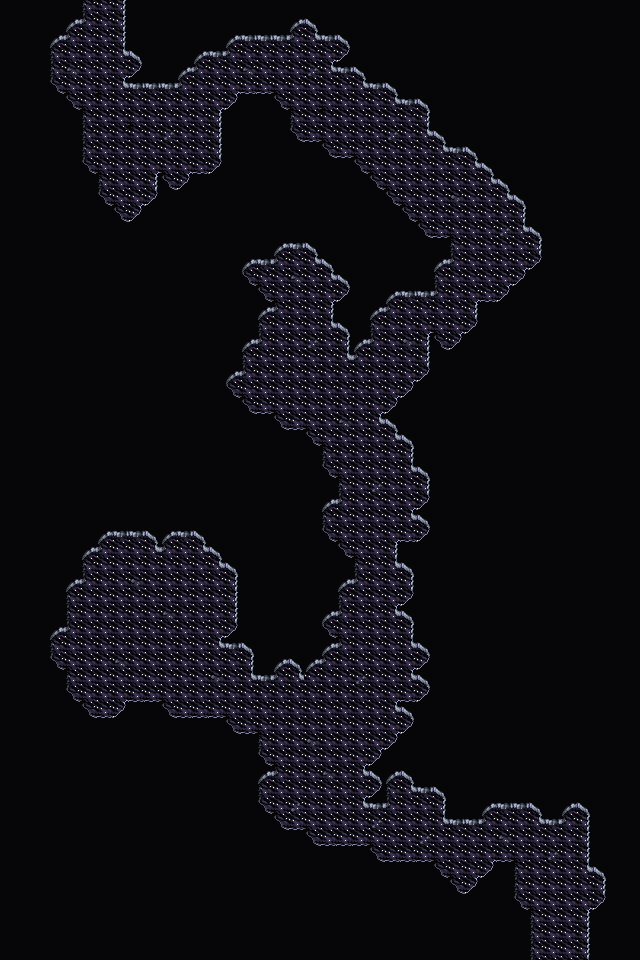

The image is a tile-based game level rendered from a .tmx file. Its description and source (layers, tilesets, objects; grid data summarised) follow:
An orthogonal 40x60 tile map with 16x16 px tiles, 4 tile layers (Collision, Background, Walls, Clutter), 2 tilesets and 16 objects.

<map version="1.10" tiledversion="1.10.1" orientation="orthogonal" renderorder="right-down" width="40" height="60" tilewidth="16" tileheight="16" infinite="0" nextlayerid="8" nextobjectid="89">
 <editorsettings>
  <export target="wastetown..tmx" format="tmx" />
 </editorsettings>
 <tileset firstgid="1" source="../../tileset/main.tsx" />
 <tileset firstgid="10113" source="../../tileset/buildings.tsx" />
 <layer id="7" name="Collision" width="40" height="60">
  <data>[2400 cells, 0 non-empty, 0 distinct tile ids]</data>
 </layer>
 <layer id="1" name="Background" width="40" height="60" tintcolor="#f87f85">
  <data>[2400 cells, 2400 non-empty, 1 distinct tile ids]</data>
 </layer>
 <layer id="2" name="Walls" width="40" height="60">
  <data>[2400 cells, 2015 non-empty, 19 distinct tile ids]</data>
 </layer>
 <layer id="3" name="Clutter" width="40" height="60">
  <properties>
   <property name="spriteLayer" type="bool" value="true" />
  </properties>
  <data>[2400 cells, 24 non-empty, 4 distinct tile ids]</data>
 </layer>
 <objectgroup id="4" name="Objects">
  <object id="70" template="../../obj/door_down.tx" x="97" y="18.5">
   <properties>
    <property name="teleport" value="../common/maps/map/demontower/portal_2B.tmx" />
    <property name="teleportObjectId" value="70" />
   </properties>
  </object>
  <object id="74" template="../../obj/door_up.tx" x="551" y="958.5">
   <properties>
    <property name="teleport" value="../common/maps/map/demontower/portal_2C.tmx" />
    <property name="teleportObjectId" value="77" />
   </properties>
  </object>
  <object id="75" template="../../obj/enemy.tx" x="146.162" y="638.511">
   <properties>
    <property name="displayNameOverride" value="Cave Horror" />
    <property name="enemy" value="Horror of Tibalt" />
    <property name="threatRange" type="int" value="50" />
   </properties>
  </object>
  <object id="76" template="../../obj/gold.tx" x="93.6983" y="597.347" />
  <object id="77" template="../../obj/gold.tx" x="146.969" y="577.976" />
  <object id="78" template="../../obj/gold.tx" x="199.432" y="602.19" />
  <object id="79" template="../../obj/enemy.tx" x="355.208" y="674.025">
   <properties>
    <property name="displayNameOverride" value="Cave Horror" />
    <property name="enemy" value="Horror of Tibalt" />
    <property name="threatRange" type="int" value="50" />
    <property name="waypoints" value="83,84,85,86,87,88,87,86,85,84,83" />
   </properties>
  </object>
  <object id="80" template="../../obj/manashards.tx" x="89.6627" y="704.695" />
  <object id="81" template="../../obj/manashards.tx" x="288.217" y="278.531" />
  <object id="82" template="../../obj/manashards.tx" x="114.684" y="197.011" />
  <object id="83" template="../../obj/waypoint.tx" x="325.345" y="758.773" />
  <object id="84" template="../../obj/waypoint.tx" x="369.737" y="592.504" />
  <object id="85" template="../../obj/waypoint.tx" x="350.366" y="404.443" />
  <object id="86" template="../../obj/waypoint.tx" x="416.55" y="327.766" />
  <object id="87" template="../../obj/waypoint.tx" x="488.385" y="256.739" />
  <object id="88" template="../../obj/waypoint.tx" x="284.988" y="73.5201" />
 </objectgroup>
</map>
